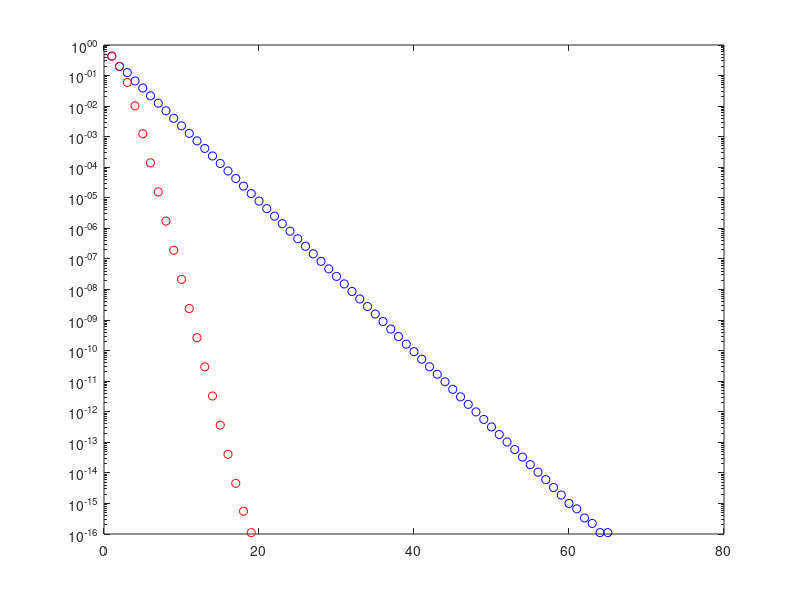

Here is the MATLAB script that generated this plot: (Note: this script raises an error after producing the figure.)
clear;

%{
s = 1.839286755214161;
Iter=10;
x=zeros(1,Iter);
Erel=zeros(size(x));
x(1)=1.8;
Erel(1)=(abs(s-x(1)))/s;
for k=1:Iter
    x(k+1)=power(1+x(k)+x(k)^2, 1/3);
    Erel(k+1)=(abs(s-x(k+1)))/s;
    fprintf('Iter %2d: x = %.16f -> Erel = %.2e\n',k,x(k+1),Erel(k+1));
    fprintf('k=%.16f\n',Erel(k+1)/Erel(k));
end


x=zeros(1,Iter);
Erel=zeros(size(x));
x(1)=1.8;
Erel(1)=(abs(s-x(1)))/s;
for k=1:Iter
    x(k+1)=x(k)-((x(k)^3-x(k)^2-x(k)-1)/(3*x(k)^2-2*x(k)-1));
    Erel(k+1)=(abs(s-x(k+1)))/s;
    fprintf('Iter %2d: x = %.16f -> Erel = %.2e\n',k,x(k+1),Erel(k+1));
    fprintf('k=%.16f\n',Erel(k+1)/(Erel(k)^2));
end

%}

%{
xx=(0.05:0.05:0.5);
yy=prestamo(xx);
plot(xx,yy);
%}


iter=70;
x=zeros(1,iter);
x(1)=1;
x2=zeros(1,iter);
x2(1)=1;
for k=1:70
   x(k+1)=exp(-x(k));
   x2(k+1)=x2(k)-(x2(k)-exp(-x2(k)))/(exp(x2(k)));
end
Eabs=abs(x-x(iter));
Eabs2=abs(x2-x2(iter));
semilogy(Eabs,'bo');hold on;
semilogy(Eabs2,'ro');

for k=1:iter-1
   abs(Eabs(k+1))/(abs(e(k)))^2 
end
















